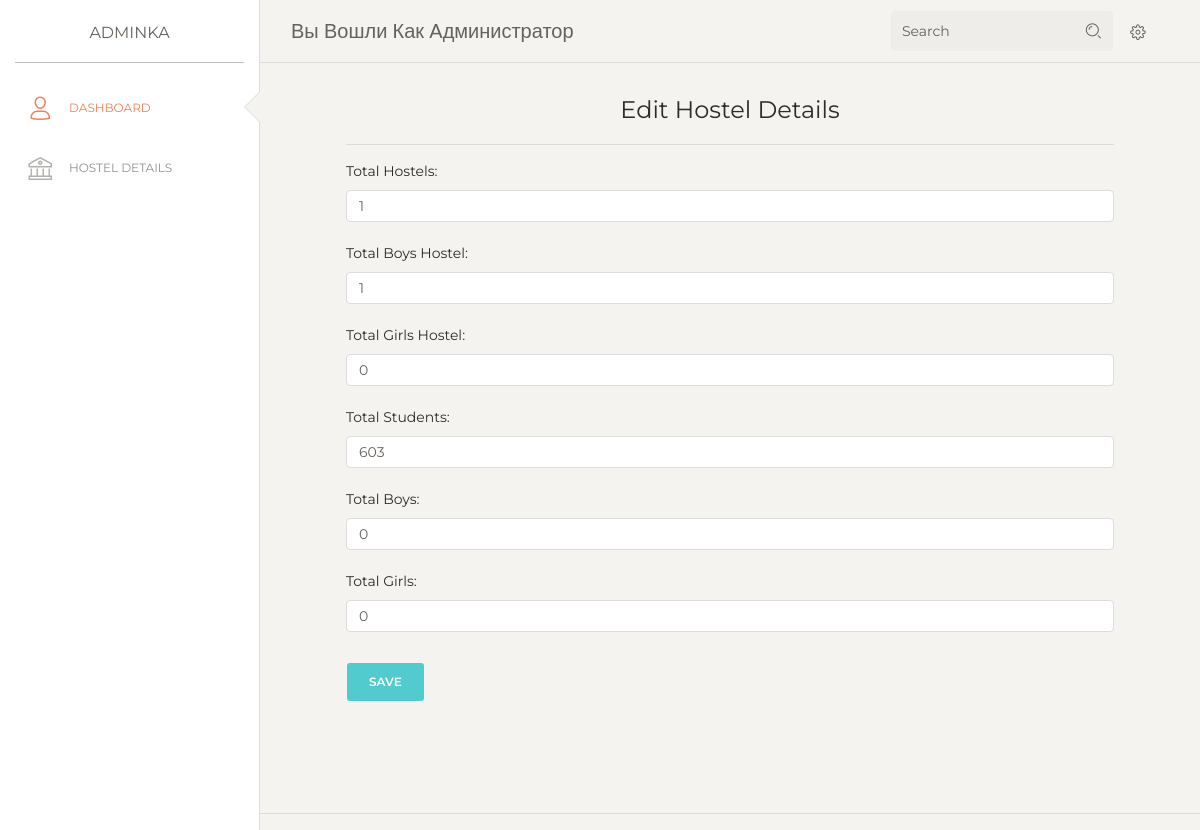
The page /edit-info on the database as committed earlier.
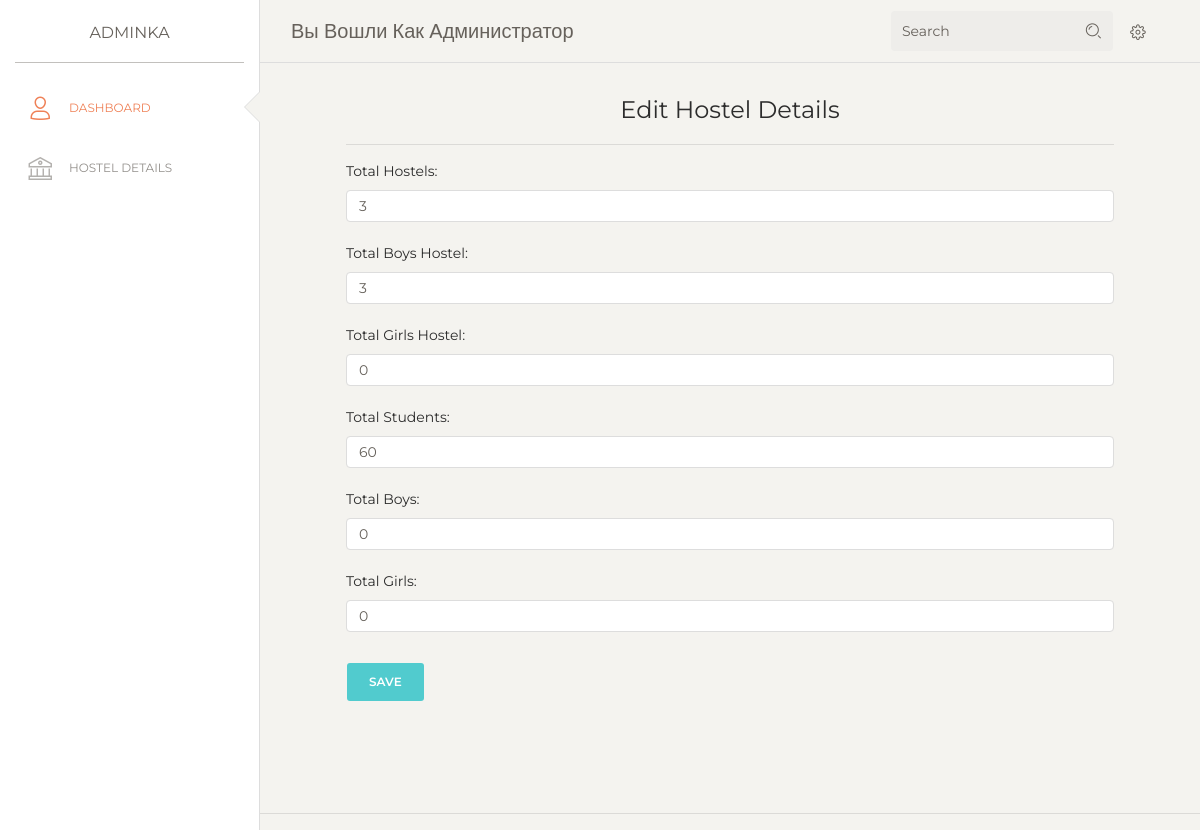
The same page on the database as committed later.
### app.py (models this page shows, shortened)
class HostelInfo(db.Model):
    id = db.Column(db.Integer, primary_key=True)
    totalhostels = db.Column(db.Integer, nullable=False)
    boyshostels = db.Column(db.Integer, nullable=False)
    girlshostels = db.Column(db.Integer, nullable=False)
    totalstudents = db.Column(db.Integer, nullable=False)
    totalboys = db.Column(db.Integer, nullable=False)
    totalgirls = db.Column(db.Integer, nullable=False)

### app.py (the view)
@app.route('/edit-info', methods=['GET', 'POST'])
def edit():
    info = HostelInfo.query.get_or_404(1)
    if request.method == 'POST':
        info.totalhostels = request.form['totalhostels']
        info.boyshostels = request.form['boyshostels']
        info.girlshostels = request.form['girlshostels']
        info.totalstudents = request.form['totalstudents']
        info.totalboys = request.form['totalboys']
        info.totalgirls = request.form['totalgirls']
        db.session.commit()
        return redirect('/admin')
    else:
        return render_template('edit.html', info=info)

### templates/edit.html (shortened to what this page needs)
{% extends 'admin.html' %}
{% block style%}
<div class="sidebar-wrapper">
  <ul class="nav">
    <li class="active ">
      <a href="/admin">
        <i class="nc-icon nc-single-02"></i>
        <p>Dashboard</p>
      </a>
    </li>
    <li>
      <a href="/hostels">
        <i class="nc-icon nc-bank"></i>
        <p>Hostel Details</p>
      </a>
    </li>
  </ul>
</div>
{% endblock %}
{% block body %}
<div class="content">
<form action = '/edit-info' method='POST' style="padding-left: 4em;padding-right: 4em;padding-bottom: 4em;padding-top: 0em;">
    <center><h4>Edit Hostel Details</h4></center>
    <hr>
    <label for="totalhostels">Total Hostels:</label>
    <input class="form-control" type="text" name="totalhostels" id="totalhostels" value="{{info.totalhostels}}"}>
    <br>
    <label for="boyshostels">Total Boys Hostel:</label>
    <input class="form-control" type="text" name="boyshostels" id="boyshostels" value="{{info.boyshostels}}" rows=4>
    <br>
    <label for="girlshostels">Total Girls Hostel:</label>
    <input class="form-control" type="text" name="girlshostels" id="girlshostels" value="{{info.girlshostels}}">
    <br>
    <label for="totalstudents">Total Students:</label>
    <input class="form-control" type="text" name="totalstudents" id="totalstudents" value="{{info.totalstudents}}">
    <br>
    <label for="totalboys">Total Boys:</label>
    <input class="form-control" type="text" name="totalboys" id="totalboys" value="{{info.totalboys}}">
    <br>
    <label for="totalgirls">Total Girls:</label>
    <input class="form-control" type="text" name="totalgirls" id="totalgirls" value="{{info.totalgirls}}">
    <br>
    <input type="submit" value="Save" class="btn btn-primary">
    </div>
<hr>
</div>
{% endblock %}

Rows that differ between the two databases and show on the page:
changed HostelInfo: totalhostels "1" → "3"; boyshostels "1" → "3"; totalstudents "603" → "60"
